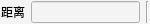
<?xml version="1.0" encoding="UTF-8"?>
<ui version="4.0">
 <class>QG_SnapDistOptions</class>
 <widget class="QWidget" name="QG_SnapDistOptions">
  <property name="geometry">
   <rect>
    <x>0</x>
    <y>0</y>
    <width>150</width>
    <height>24</height>
   </rect>
  </property>
  <property name="sizePolicy">
   <sizepolicy hsizetype="Maximum" vsizetype="Fixed">
    <horstretch>0</horstretch>
    <verstretch>0</verstretch>
   </sizepolicy>
  </property>
  <property name="minimumSize">
   <size>
    <width>130</width>
    <height>22</height>
   </size>
  </property>
  <property name="maximumSize">
   <size>
    <width>150</width>
    <height>32767</height>
   </size>
  </property>
  <property name="windowTitle">
   <string>Snap Distance Options</string>
  </property>
  <property name="styleSheet">
   <string notr="true">background-color: rgb(244, 244, 244);</string>
  </property>
  <layout class="QHBoxLayout">
   <property name="margin">
    <number>1</number>
   </property>
   <item>
    <widget class="QLabel" name="lDist">
     <property name="text">
      <string>距离</string>
     </property>
     <property name="wordWrap">
      <bool>false</bool>
     </property>
    </widget>
   </item>
   <item>
    <widget class="QLineEdit" name="leDist"/>
   </item>
   <item>
    <widget class="Line" name="sep1">
     <property name="sizePolicy">
      <sizepolicy hsizetype="Fixed" vsizetype="Minimum">
       <horstretch>0</horstretch>
       <verstretch>0</verstretch>
      </sizepolicy>
     </property>
     <property name="frameShape">
      <enum>QFrame::VLine</enum>
     </property>
     <property name="frameShadow">
      <enum>QFrame::Sunken</enum>
     </property>
    </widget>
   </item>
  </layout>
 </widget>
 <layoutdefault spacing="6" margin="11"/>
 <includes>
  <include location="local">rs_circle.h</include>
  <include location="local">rs_settings.h</include>
 </includes>
 <resources>
  <include location="../../res/extui/extui.qrc"/>
 </resources>
 <connections>
  <connection>
   <sender>leDist</sender>
   <signal>textChanged(QString)</signal>
   <receiver>QG_SnapDistOptions</receiver>
   <slot>updateDist(QString)</slot>
   <hints>
    <hint type="sourcelabel">
     <x>20</x>
     <y>20</y>
    </hint>
    <hint type="destinationlabel">
     <x>20</x>
     <y>20</y>
    </hint>
   </hints>
  </connection>
 </connections>
</ui>
